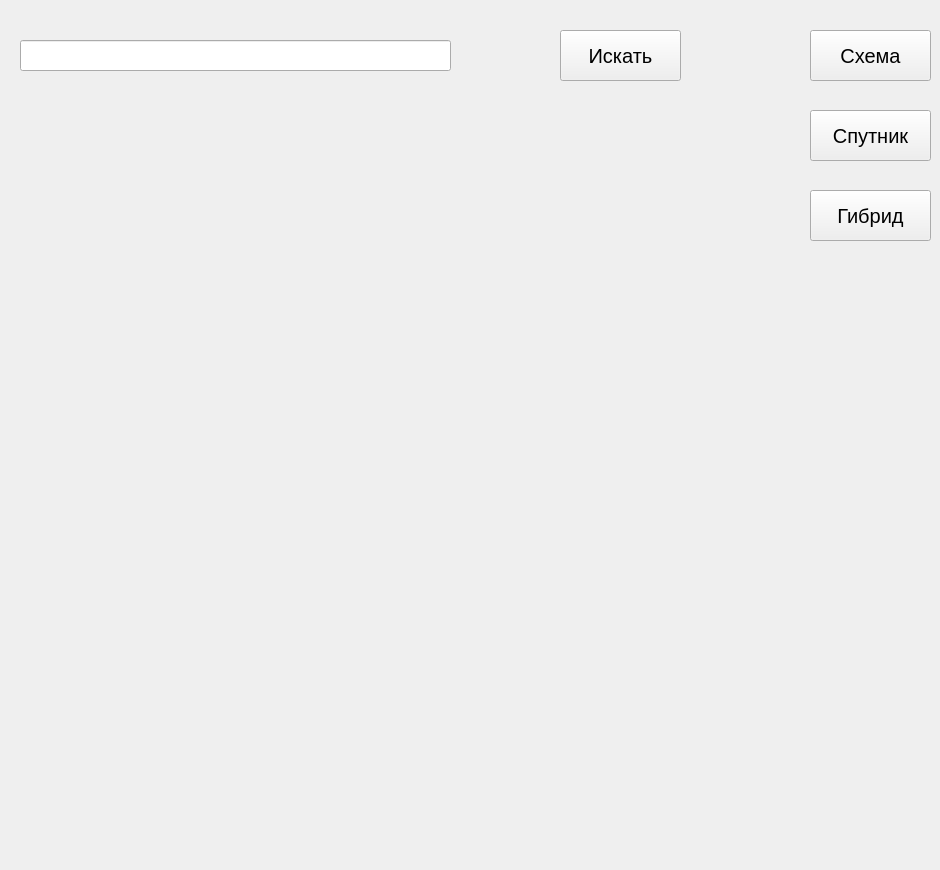
<?xml version="1.0" encoding="UTF-8"?>
<ui version="4.0">
 <class>Form</class>
 <widget class="QWidget" name="Form">
  <property name="geometry">
   <rect>
    <x>0</x>
    <y>0</y>
    <width>940</width>
    <height>870</height>
   </rect>
  </property>
  <property name="windowTitle">
   <string>Form</string>
  </property>
  <widget class="QLineEdit" name="lineEdit">
   <property name="geometry">
    <rect>
     <x>20</x>
     <y>40</y>
     <width>431</width>
     <height>31</height>
    </rect>
   </property>
  </widget>
  <widget class="QPushButton" name="search">
   <property name="geometry">
    <rect>
     <x>560</x>
     <y>30</y>
     <width>121</width>
     <height>51</height>
    </rect>
   </property>
   <property name="font">
    <font>
     <pointsize>15</pointsize>
    </font>
   </property>
   <property name="text">
    <string>Искать</string>
   </property>
  </widget>
  <widget class="QPushButton" name="gibrid">
   <property name="geometry">
    <rect>
     <x>810</x>
     <y>190</y>
     <width>121</width>
     <height>51</height>
    </rect>
   </property>
   <property name="font">
    <font>
     <pointsize>15</pointsize>
    </font>
   </property>
   <property name="text">
    <string>Гибрид</string>
   </property>
  </widget>
  <widget class="QPushButton" name="sputnik">
   <property name="geometry">
    <rect>
     <x>810</x>
     <y>110</y>
     <width>121</width>
     <height>51</height>
    </rect>
   </property>
   <property name="font">
    <font>
     <pointsize>15</pointsize>
    </font>
   </property>
   <property name="text">
    <string>Спутник</string>
   </property>
  </widget>
  <widget class="QPushButton" name="scheme">
   <property name="geometry">
    <rect>
     <x>810</x>
     <y>30</y>
     <width>121</width>
     <height>51</height>
    </rect>
   </property>
   <property name="font">
    <font>
     <pointsize>15</pointsize>
    </font>
   </property>
   <property name="text">
    <string>Схема</string>
   </property>
  </widget>
  <widget class="QLabel" name="map">
   <property name="geometry">
    <rect>
     <x>160</x>
     <y>260</y>
     <width>701</width>
     <height>471</height>
    </rect>
   </property>
   <property name="text">
    <string/>
   </property>
  </widget>
 </widget>
 <resources/>
 <connections/>
</ui>
